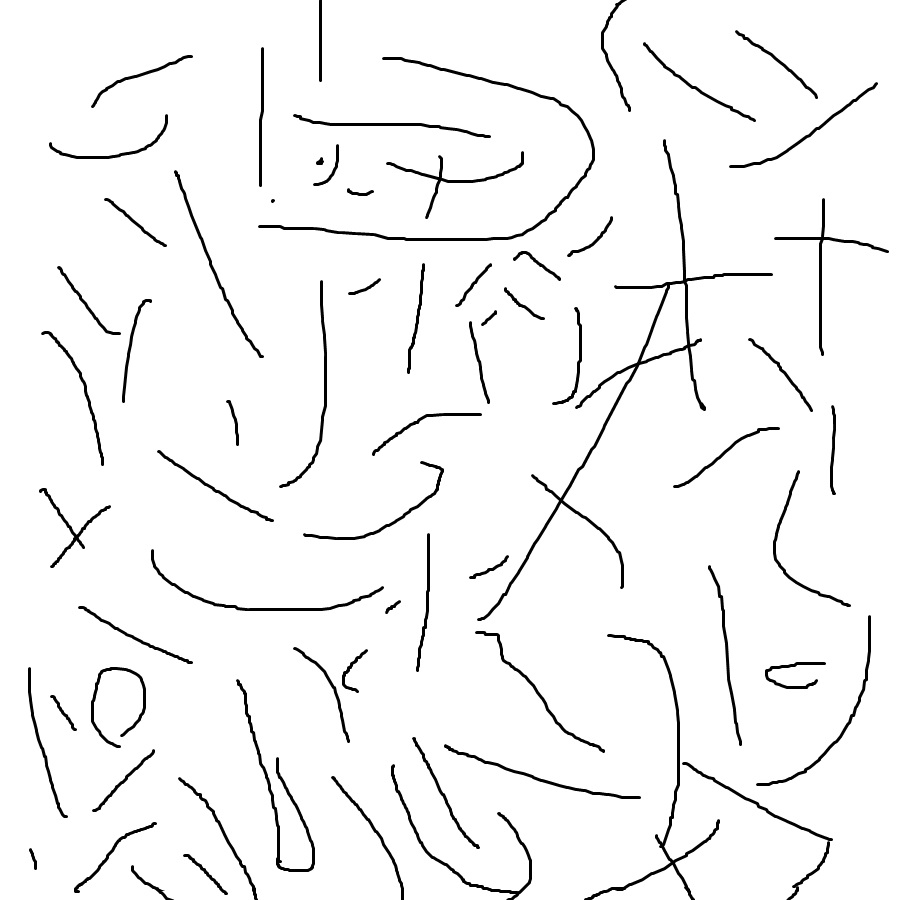
#> input picture train.jpg, 900 x 900 px, found by its file name
$ python '寻路.py'
#> lines starting #> are read from the running program, lines starting #| are printed output that depends on the picture
import math
from PIL import Image, ImageDraw
import heapq
from collections import deque


def a_star_pathfinding(image_path, start, end, dis=5, dir=False):
#> called with start = (400, 100), end = (100, 880), dis = 5, dir = True
    def heuristic(a, b):
        # 曼哈顿距离作为启发函数
        return abs(a[0] - b[0]) + abs(a[1] - b[1])

    # 读取并处理地图
    img = Image.open(image_path).convert('L')
    width, height = img.size
#> width = 900; height = 900
    pixels = img.load()

    # 预计算每个点到最近障碍物的距离
    distance = [[float('inf') for _ in range(height)] for _ in range(width)]
    queue = []
    for x in range(width):
        for y in range(height):
            if pixels[x, y] <= 128:  # 障碍物
                distance[x][y] = 0
                queue.append((x, y))
    # BFS遍历
    directions_bfs = [(-1, 0), (1, 0), (0, -1), (0, 1)]
    if dir:
        directions_bfs += [(-1, -1), (-1, 1), (1, -1), (1, 1)]
    visited = [[False] * height for _ in range(width)]
    q = deque(queue)
    for x, y in queue:
        visited[x][y] = True
    while q:
        x, y = q.popleft()
        for dx, dy in directions_bfs:
            nx, ny = x + dx, y + dy
            if 0 <= nx < width and 0 <= ny < height and not visited[nx][ny]:
                if distance[nx][ny] > distance[x][y] + 1:
                    distance[nx][ny] = distance[x][y] + 1
                    q.append((nx, ny))
                    visited[nx][ny] = True

    # 坐标有效性检查
    if not (0 <= start[0] < width and 0 <= start[1] < height) or not (0 <= end[0] < width and 0 <= end[1] < height):
        raise ValueError("坐标超出地图范围")
    if pixels[start[0], start[1]] < 128 or pixels[end[0], end[1]] < 128:
        raise ValueError("起点或终点位于障碍物上")
    if distance[start[0]][start[1]] < dis or distance[end[0]][end[1]] < dis:
        raise ValueError(f"起点或终点距离障碍物不足{dis}单位")

    # 初始化A*算法结构
    open_list = []
    heapq.heappush(open_list, (0, start))
    came_from = {start: None}
    g_score = {start: 0}
    f_score = {start: heuristic(start, end)}

    while open_list:
        current = heapq.heappop(open_list)[1]
        if current == end:
            break
        directions = [(-1, 0), (1, 0), (0, -1), (0, 1)]
        if dir:
            directions += [(-1, -1), (-1, 1), (1, -1), (1, 1)]
        for dx, dy in directions:
            neighbor = (current[0] + dx, current[1] + dy)
            if 0 <= neighbor[0] < width and 0 <= neighbor[1] < height:
                # 新增距离约束检查
                if (pixels[neighbor[0], neighbor[1]] > 128 and
                        distance[neighbor[0]][neighbor[1]] >= dis):
                    new_g = g_score[current] + 1
                    if (neighbor not in g_score or new_g < g_score[neighbor]):
                        g_score[neighbor] = new_g
                        f_score[neighbor] = new_g + heuristic(neighbor, end)
                        heapq.heappush(open_list, (f_score[neighbor], neighbor))
                        came_from[neighbor] = current

    # 路径回溯
    path = []
    current = end
    while current != start:
        path.append(current)
        current = came_from[current]
    path.append(start)
    path.reverse()

    # 绘制路径
    img_color = Image.open(image_path)
#> img_color is the input picture: PIL image 900x900 RGB; min 0, max 255, mean 244.9
    draw = ImageDraw.Draw(img_color)
    for i in range(len(path) - 1):
        draw.line([path[i], path[i + 1]], fill="red", width=2)

    output_path = image_path.replace('.jpg', '_path.jpg')
    img_color.save(output_path)
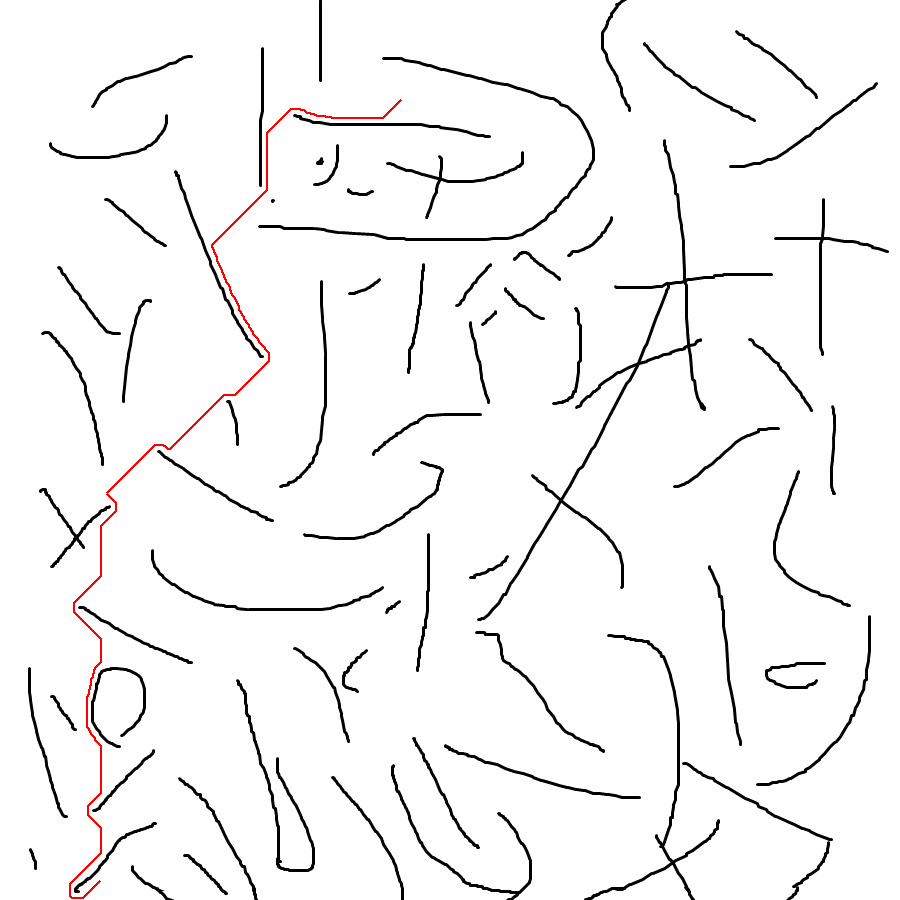
#> saved as train_path.jpg: PIL image 900x900 RGB; mean R, G, B 244.9, 244.1, 244.1
    return path, output_path


if __name__ == "__main__":
    # 示例用法
    path, output = a_star_pathfinding(
        image_path=r"C:\Users\356\Desktop\auto\MMA\MMA\train.jpg",
        start=(400, 100),
        end=(100, 880),
        dis=5,
        dir=True
    )
    print(path)
    print(f"路径已保存至：{output}")
